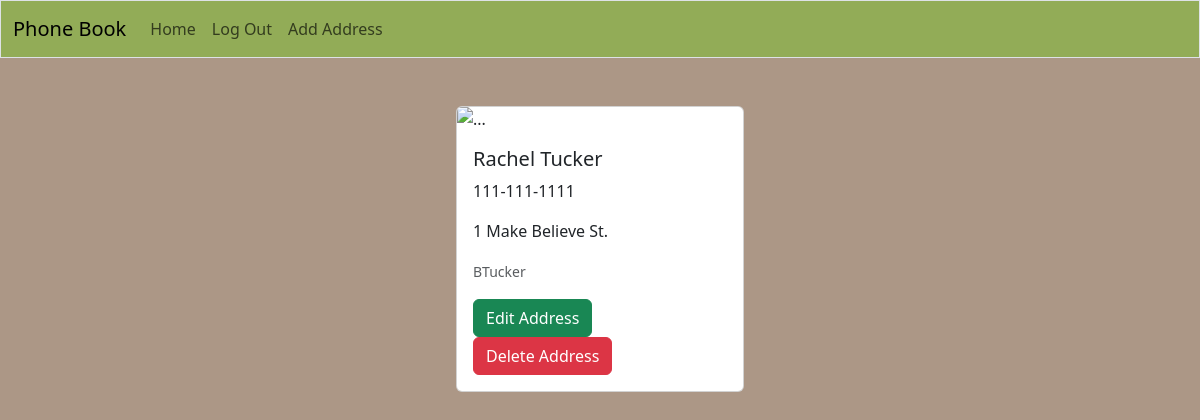
Screenshot of /addresses/3 (signed in) with the database file from the repository.
### app/models.py (models this page shows, shortened)
class Address(db.Model):
    id = db.Column(db.Integer, primary_key=True)
    first_name = db.Column(db.String(50), nullable=False)
    last_name = db.Column(db.String(50), nullable=False)
    phone_number = db.Column(db.String)
    address = db.Column(db.String)
    date_created=db.Column(db.DateTime, nullable=False, default=datetime.utcnow)
    user_id=db.Column(db.Integer, db.ForeignKey('user.id')) #references user(id)

class User(db.Model, UserMixin):
    id = db.Column(db.Integer, primary_key=True)
    first_name = db.Column(db.String(50), nullable=False)
    last_name = db.Column(db.String(50), nullable=False)
    email = db.Column(db.String(50), nullable=False, unique=True)
    username = db.Column(db.String(50), nullable=False, unique=True)
    password = db.Column(db.String(256), nullable=False)
    date_created = db.Column(db.DateTime, nullable=False, default=datetime.utcnow)
    addresses = db.relationship('Address', backref='author', lazy='dynamic')

### app/routes.py (the view)
@app.route('/addresses/<int:address_id>')
def get_address(address_id):
    address = Address.query.get(address_id)
    if not address:
        flash(f"An address with id {address_id} does not exists", "danger")
        return redirect(url_for('index'))
    return render_template('addresses.html', address=address)

### app/models.py (called while the page is built)
@login.user_loader
def load_user(user_id):
    return User.query.get(user_id)

### app/templates/addresses.html (shortened to what this page needs)
{% extends 'base.html' %}
{% block content %}
<div class="row">
    <div class="col">
        <div class="card mx-auto mt-5" style="width: 18rem;">
            <img src="https://i.pinimg.com/474x/66/7f/32/667f32794b79e088fa81d5580ee93fe0.jpg" class="card-img-top" alt="...">
            <div class="card-body">
                <h5 class="card-title">{{ address.first_name }} {{ address.last_name }}</h5>
                <p class="card-text">{{ address.phone_number }}</p>
                <p class="card-text">{{ address.address }}</p>
                <p class="card-text"><small class="text-muted">{{ address.author.username }}</small></p>
                {% if current_user == address.author %}
                    <a href="{{ url_for('edit_address', address_id=address.id) }}" class="btn btn-success">Edit Address</a>
                    <button type="button" class="btn btn-danger" data-bs-toggle="modal" data-bs-target="#deleteModal">
                        Delete Address
                    </button>
                {% endif %}
            </div>
        </div>
    </div>
</div>
{% endblock %}

### rows the page displays
Address: first_name "Rachel", last_name "Tucker", phone_number "111-111-1111", address "1 Make Believe St."
User: author.username "BTucker"
